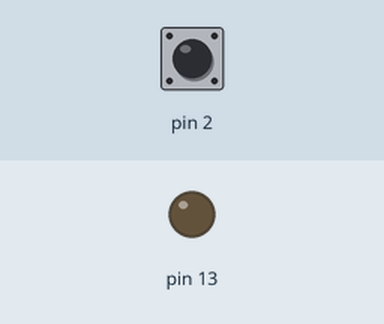
The sketch below on a simulated Arduino Uno, built with avr-gcc and run on an emulated ATmega328P. Parts: output pins drawn as LEDs (lit = HIGH). The test bench sets the inputs (shaded band); at power-on: pin 2 HIGH.

Above: at 1.2 s.
1.3 s: pin 2 pulled LOW for 0.15 s
At 1.37 s:
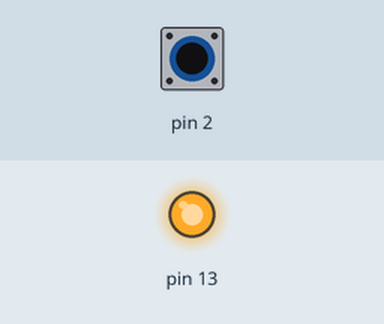
2.9 s: pin 2 pulled LOW for 3.2 s
At 6.7 s:
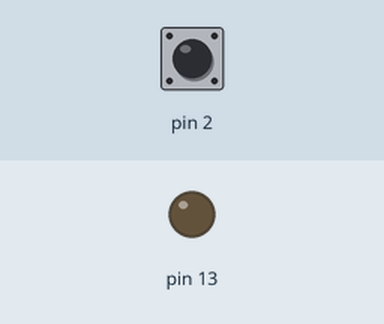
Timing chart, 0 to 8.2 s (numbered marks = the images above; inputs shaded):
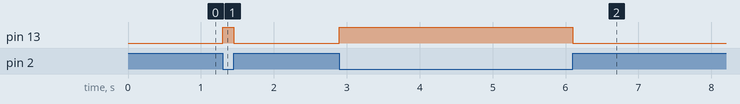

The sketch:

button_open.ino
```cpp
 int buttonState = 0;
void setup() {
  // put your setup code here, to run once:
    pinMode(13,OUTPUT);
    pinMode(2,INPUT_PULLUP);
}

void loop() {
  // put your main code here, to run repeatedly:
    buttonState = digitalRead(2);
    if(buttonState==HIGH)
    {
      digitalWrite(13,0);
     }
    else
    {
      digitalWrite(13,1);
     }
}
```

Measured:
- after the input at 1.3 s, pin 13: LOW → HIGH at once, → LOW 0.15 s later
- after the input at 2.9 s, pin 13: LOW → HIGH at once, → LOW 3.2 s later
